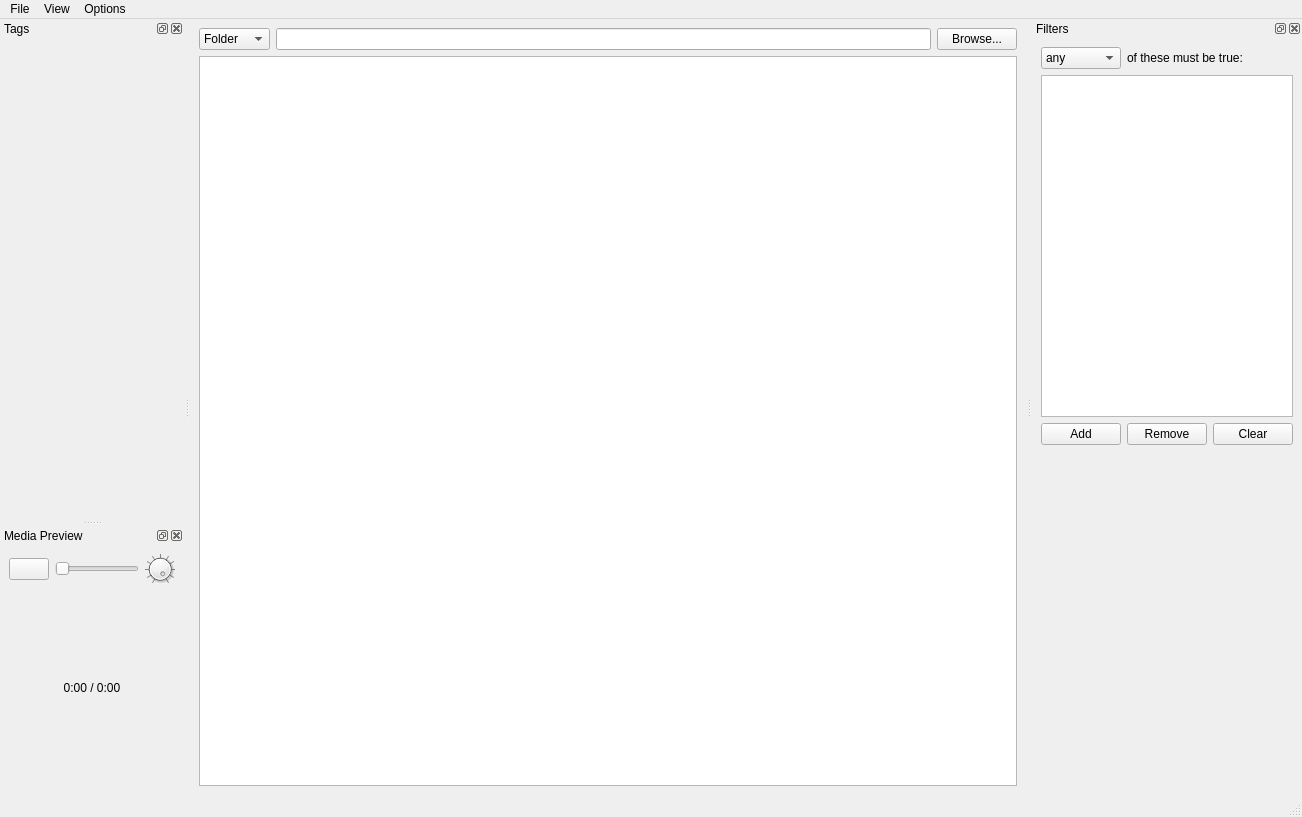
<?xml version="1.0" encoding="UTF-8"?>
<ui version="4.0">
 <class>taggerWindow</class>
 <widget class="QMainWindow" name="taggerWindow">
  <property name="geometry">
   <rect>
    <x>0</x>
    <y>0</y>
    <width>1302</width>
    <height>817</height>
   </rect>
  </property>
  <property name="sizePolicy">
   <sizepolicy hsizetype="MinimumExpanding" vsizetype="Preferred">
    <horstretch>0</horstretch>
    <verstretch>0</verstretch>
   </sizepolicy>
  </property>
  <property name="windowTitle">
   <string>DeClutter (beta): Tagger</string>
  </property>
  <property name="windowIcon">
   <iconset resource="DeClutter.qrc">
    <normaloff>:/images/DeClutter.ico</normaloff>:/images/DeClutter.ico</iconset>
  </property>
  <widget class="QWidget" name="centralwidget">
   <layout class="QGridLayout" name="gridLayout">
    <item row="0" column="0" colspan="2">
     <layout class="QVBoxLayout" name="verticalLayout_2">
      <item>
       <layout class="QHBoxLayout" name="horizontalLayout_3">
        <item>
         <widget class="QComboBox" name="sourceComboBox">
          <item>
           <property name="text">
            <string>Folder</string>
           </property>
          </item>
          <item>
           <property name="text">
            <string>Tagged</string>
           </property>
          </item>
         </widget>
        </item>
        <item>
         <widget class="QLineEdit" name="pathEdit"/>
        </item>
        <item>
         <widget class="QPushButton" name="browseButton">
          <property name="text">
           <string>Browse...</string>
          </property>
         </widget>
        </item>
       </layout>
      </item>
      <item>
       <widget class="FileTree" name="treeView">
        <property name="sizePolicy">
         <sizepolicy hsizetype="Preferred" vsizetype="Expanding">
          <horstretch>0</horstretch>
          <verstretch>0</verstretch>
         </sizepolicy>
        </property>
        <property name="rootIsDecorated">
         <bool>false</bool>
        </property>
        <property name="itemsExpandable">
         <bool>false</bool>
        </property>
        <property name="sortingEnabled">
         <bool>true</bool>
        </property>
        <property name="expandsOnDoubleClick">
         <bool>false</bool>
        </property>
       </widget>
      </item>
     </layout>
    </item>
   </layout>
  </widget>
  <widget class="QMenuBar" name="menubar">
   <property name="geometry">
    <rect>
     <x>0</x>
     <y>0</y>
     <width>1302</width>
     <height>21</height>
    </rect>
   </property>
   <widget class="QMenu" name="menuOptions">
    <property name="title">
     <string>Options</string>
    </property>
    <addaction name="actionManage_Tags"/>
   </widget>
   <widget class="QMenu" name="menuFile">
    <property name="title">
     <string>File</string>
    </property>
    <widget class="QMenu" name="recent_menu">
     <property name="maximumSize">
      <size>
       <width>600</width>
       <height>500</height>
      </size>
     </property>
     <property name="tearOffEnabled">
      <bool>false</bool>
     </property>
     <property name="title">
      <string>Recent folders</string>
     </property>
     <addaction name="actionNone"/>
    </widget>
    <addaction name="actionNew_tagger_window"/>
    <addaction name="recent_menu"/>
    <addaction name="separator"/>
   </widget>
   <widget class="QMenu" name="menuView">
    <property name="title">
     <string>View</string>
    </property>
   </widget>
   <addaction name="menuFile"/>
   <addaction name="menuView"/>
   <addaction name="menuOptions"/>
  </widget>
  <widget class="QStatusBar" name="statusbar"/>
  <widget class="QDockWidget" name="tagsDockWidget">
   <property name="sizePolicy">
    <sizepolicy hsizetype="MinimumExpanding" vsizetype="MinimumExpanding">
     <horstretch>0</horstretch>
     <verstretch>0</verstretch>
    </sizepolicy>
   </property>
   <property name="minimumSize">
    <size>
     <width>180</width>
     <height>500</height>
    </size>
   </property>
   <property name="styleSheet">
    <string notr="true"/>
   </property>
   <property name="features">
    <set>QDockWidget::AllDockWidgetFeatures</set>
   </property>
   <property name="allowedAreas">
    <set>Qt::LeftDockWidgetArea|Qt::RightDockWidgetArea</set>
   </property>
   <property name="windowTitle">
    <string>Tags</string>
   </property>
   <attribute name="dockWidgetArea">
    <number>1</number>
   </attribute>
   <widget class="QWidget" name="dockWidgetContents">
    <property name="sizePolicy">
     <sizepolicy hsizetype="MinimumExpanding" vsizetype="Preferred">
      <horstretch>0</horstretch>
      <verstretch>0</verstretch>
     </sizepolicy>
    </property>
    <layout class="QGridLayout" name="gridLayout_2">
     <property name="leftMargin">
      <number>0</number>
     </property>
     <property name="topMargin">
      <number>0</number>
     </property>
     <property name="rightMargin">
      <number>0</number>
     </property>
     <property name="bottomMargin">
      <number>0</number>
     </property>
     <property name="spacing">
      <number>4</number>
     </property>
     <item row="0" column="0">
      <widget class="QScrollArea" name="tagsScrollArea">
       <property name="sizePolicy">
        <sizepolicy hsizetype="MinimumExpanding" vsizetype="Expanding">
         <horstretch>0</horstretch>
         <verstretch>0</verstretch>
        </sizepolicy>
       </property>
       <property name="frameShape">
        <enum>QFrame::Box</enum>
       </property>
       <property name="frameShadow">
        <enum>QFrame::Plain</enum>
       </property>
       <property name="lineWidth">
        <number>0</number>
       </property>
       <property name="widgetResizable">
        <bool>true</bool>
       </property>
       <widget class="QWidget" name="scrollAreaWidgetContents">
        <property name="geometry">
         <rect>
          <x>0</x>
          <y>0</y>
          <width>180</width>
          <height>478</height>
         </rect>
        </property>
        <property name="sizePolicy">
         <sizepolicy hsizetype="MinimumExpanding" vsizetype="Preferred">
          <horstretch>0</horstretch>
          <verstretch>0</verstretch>
         </sizepolicy>
        </property>
        <layout class="QGridLayout" name="gridLayout_3">
         <item row="0" column="0">
          <layout class="QVBoxLayout" name="tagsLayout">
           <property name="spacing">
            <number>3</number>
           </property>
          </layout>
         </item>
         <item row="1" column="0">
          <spacer name="verticalSpacer">
           <property name="orientation">
            <enum>Qt::Vertical</enum>
           </property>
           <property name="sizeHint" stdset="0">
            <size>
             <width>20</width>
             <height>40</height>
            </size>
           </property>
          </spacer>
         </item>
        </layout>
       </widget>
      </widget>
     </item>
    </layout>
   </widget>
  </widget>
  <widget class="QDockWidget" name="mediaDockWidget">
   <property name="windowTitle">
    <string>Media Preview</string>
   </property>
   <attribute name="dockWidgetArea">
    <number>1</number>
   </attribute>
   <widget class="QWidget" name="mediaDockWidgetContent">
    <property name="minimumSize">
     <size>
      <width>0</width>
      <height>250</height>
     </size>
    </property>
    <layout class="QGridLayout" name="gridLayout_5">
     <item row="0" column="0">
      <layout class="QGridLayout" name="gridLayout_4" rowstretch="30,1,1">
       <item row="1" column="0">
        <layout class="QHBoxLayout" name="horizontalLayout_2">
         <item>
          <widget class="QPushButton" name="mediaPlayButton">
           <property name="toolTip">
            <string>Play</string>
           </property>
           <property name="text">
            <string/>
           </property>
           <property name="icon">
            <iconset resource="DeClutter.qrc">
             <normaloff>:/images/icons/media-play.svg</normaloff>:/images/icons/media-play.svg</iconset>
           </property>
          </widget>
         </item>
         <item>
          <widget class="Slider" name="mediaPositionSlider">
           <property name="orientation">
            <enum>Qt::Horizontal</enum>
           </property>
          </widget>
         </item>
         <item>
          <widget class="QDial" name="mediaVolumeDial">
           <property name="maximumSize">
            <size>
             <width>30</width>
             <height>30</height>
            </size>
           </property>
           <property name="maximum">
            <number>100</number>
           </property>
           <property name="value">
            <number>100</number>
           </property>
           <property name="wrapping">
            <bool>false</bool>
           </property>
           <property name="notchTarget">
            <double>10.000000000000000</double>
           </property>
           <property name="notchesVisible">
            <bool>true</bool>
           </property>
          </widget>
         </item>
        </layout>
       </item>
       <item row="0" column="0">
        <layout class="QGridLayout" name="playerLayout" rowminimumheight="0"/>
       </item>
       <item row="2" column="0">
        <widget class="QLabel" name="mediaDurationLabel">
         <property name="text">
          <string>0:00 / 0:00</string>
         </property>
         <property name="alignment">
          <set>Qt::AlignCenter</set>
         </property>
        </widget>
       </item>
      </layout>
     </item>
    </layout>
   </widget>
  </widget>
  <widget class="QDockWidget" name="filtersDockWidget">
   <property name="sizePolicy">
    <sizepolicy hsizetype="MinimumExpanding" vsizetype="Preferred">
     <horstretch>0</horstretch>
     <verstretch>0</verstretch>
    </sizepolicy>
   </property>
   <property name="minimumSize">
    <size>
     <width>197</width>
     <height>178</height>
    </size>
   </property>
   <property name="allowedAreas">
    <set>Qt::BottomDockWidgetArea|Qt::LeftDockWidgetArea|Qt::RightDockWidgetArea</set>
   </property>
   <property name="windowTitle">
    <string>Filters</string>
   </property>
   <attribute name="dockWidgetArea">
    <number>2</number>
   </attribute>
   <widget class="QWidget" name="dockWidgetContents_4">
    <property name="sizePolicy">
     <sizepolicy hsizetype="Preferred" vsizetype="Preferred">
      <horstretch>0</horstretch>
      <verstretch>0</verstretch>
     </sizepolicy>
    </property>
    <layout class="QVBoxLayout" name="verticalLayout_3">
     <item>
      <layout class="QHBoxLayout" name="horizontalLayout_6">
       <item>
        <widget class="QComboBox" name="filterConditionSwitchCombo">
         <property name="sizePolicy">
          <sizepolicy hsizetype="MinimumExpanding" vsizetype="Fixed">
           <horstretch>0</horstretch>
           <verstretch>0</verstretch>
          </sizepolicy>
         </property>
         <property name="minimumSize">
          <size>
           <width>42</width>
           <height>0</height>
          </size>
         </property>
         <property name="maximumSize">
          <size>
           <width>80</width>
           <height>16777215</height>
          </size>
         </property>
         <item>
          <property name="text">
           <string>any</string>
          </property>
         </item>
         <item>
          <property name="text">
           <string>all</string>
          </property>
         </item>
        </widget>
       </item>
       <item>
        <widget class="QLabel" name="label">
         <property name="text">
          <string>of these must be true:</string>
         </property>
        </widget>
       </item>
      </layout>
     </item>
     <item>
      <widget class="QListWidget" name="conditionListWidget">
       <property name="sizePolicy">
        <sizepolicy hsizetype="Ignored" vsizetype="Expanding">
         <horstretch>0</horstretch>
         <verstretch>0</verstretch>
        </sizepolicy>
       </property>
       <property name="minimumSize">
        <size>
         <width>170</width>
         <height>0</height>
        </size>
       </property>
       <property name="baseSize">
        <size>
         <width>170</width>
         <height>0</height>
        </size>
       </property>
      </widget>
     </item>
     <item>
      <layout class="QHBoxLayout" name="filterButtonsLayout">
       <property name="sizeConstraint">
        <enum>QLayout::SetDefaultConstraint</enum>
       </property>
       <item>
        <widget class="QPushButton" name="filterAddButton">
         <property name="sizePolicy">
          <sizepolicy hsizetype="MinimumExpanding" vsizetype="Fixed">
           <horstretch>0</horstretch>
           <verstretch>0</verstretch>
          </sizepolicy>
         </property>
         <property name="minimumSize">
          <size>
           <width>55</width>
           <height>0</height>
          </size>
         </property>
         <property name="maximumSize">
          <size>
           <width>16777215</width>
           <height>16777215</height>
          </size>
         </property>
         <property name="baseSize">
          <size>
           <width>0</width>
           <height>0</height>
          </size>
         </property>
         <property name="text">
          <string>Add</string>
         </property>
        </widget>
       </item>
       <item>
        <widget class="QPushButton" name="filterRemoveButton">
         <property name="sizePolicy">
          <sizepolicy hsizetype="MinimumExpanding" vsizetype="Fixed">
           <horstretch>0</horstretch>
           <verstretch>0</verstretch>
          </sizepolicy>
         </property>
         <property name="minimumSize">
          <size>
           <width>55</width>
           <height>0</height>
          </size>
         </property>
         <property name="maximumSize">
          <size>
           <width>16777215</width>
           <height>16777215</height>
          </size>
         </property>
         <property name="text">
          <string>Remove</string>
         </property>
        </widget>
       </item>
       <item>
        <widget class="QPushButton" name="filterClearButton">
         <property name="sizePolicy">
          <sizepolicy hsizetype="MinimumExpanding" vsizetype="Fixed">
           <horstretch>0</horstretch>
           <verstretch>0</verstretch>
          </sizepolicy>
         </property>
         <property name="minimumSize">
          <size>
           <width>55</width>
           <height>0</height>
          </size>
         </property>
         <property name="maximumSize">
          <size>
           <width>16777215</width>
           <height>16777215</height>
          </size>
         </property>
         <property name="text">
          <string>Clear</string>
         </property>
        </widget>
       </item>
      </layout>
     </item>
     <item>
      <spacer name="verticalSpacer_3">
       <property name="orientation">
        <enum>Qt::Vertical</enum>
       </property>
       <property name="sizeHint" stdset="0">
        <size>
         <width>20</width>
         <height>40</height>
        </size>
       </property>
      </spacer>
     </item>
    </layout>
   </widget>
  </widget>
  <action name="actionManage_Tags">
   <property name="text">
    <string>Manage Tags</string>
   </property>
  </action>
  <action name="actionNone">
   <property name="enabled">
    <bool>false</bool>
   </property>
   <property name="text">
    <string>None</string>
   </property>
  </action>
  <action name="actionNew_tagger_window">
   <property name="text">
    <string>New tagger window</string>
   </property>
   <property name="shortcut">
    <string>Ctrl+N</string>
   </property>
  </action>
 </widget>
 <customwidgets>
  <customwidget>
   <class>Slider</class>
   <extends>QSlider</extends>
   <header>slider</header>
  </customwidget>
  <customwidget>
   <class>FileTree</class>
   <extends>QTreeView</extends>
   <header>file_tree</header>
  </customwidget>
 </customwidgets>
 <resources>
  <include location="DeClutter.qrc"/>
 </resources>
 <connections>
  <connection>
   <sender>mediaPositionSlider</sender>
   <signal>sliderMoved(int)</signal>
   <receiver>taggerWindow</receiver>
   <slot>seek_position()</slot>
   <hints>
    <hint type="sourcelabel">
     <x>88</x>
     <y>637</y>
    </hint>
    <hint type="destinationlabel">
     <x>523</x>
     <y>344</y>
    </hint>
   </hints>
  </connection>
 </connections>
 <slots>
  <slot>seek_position()</slot>
 </slots>
</ui>
